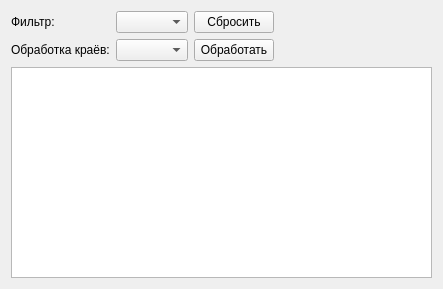
<?xml version="1.0" encoding="UTF-8"?>
<ui version="4.0">
 <class>MainWindow</class>
 <widget class="QMainWindow" name="MainWindow">
  <property name="geometry">
   <rect>
    <x>0</x>
    <y>0</y>
    <width>443</width>
    <height>289</height>
   </rect>
  </property>
  <property name="windowTitle">
   <string>MainWindow</string>
  </property>
  <widget class="QWidget" name="centralWidget">
   <layout class="QGridLayout" name="gridLayout">
    <item row="0" column="0">
     <widget class="QLabel" name="label">
      <property name="text">
       <string>Фильтр:</string>
      </property>
     </widget>
    </item>
    <item row="0" column="1">
     <widget class="QComboBox" name="imageFilterType"/>
    </item>
    <item row="0" column="3">
     <spacer name="horizontalSpacer">
      <property name="orientation">
       <enum>Qt::Horizontal</enum>
      </property>
      <property name="sizeHint" stdset="0">
       <size>
        <width>40</width>
        <height>20</height>
       </size>
      </property>
     </spacer>
    </item>
    <item row="1" column="0">
     <widget class="QLabel" name="label_2">
      <property name="text">
       <string>Обработка краёв:</string>
      </property>
     </widget>
    </item>
    <item row="1" column="1">
     <widget class="QComboBox" name="borderProcessType"/>
    </item>
    <item row="2" column="0" colspan="4">
     <widget class="QGraphicsView" name="graphicsView"/>
    </item>
    <item row="1" column="2">
     <widget class="QPushButton" name="processButton">
      <property name="text">
       <string>Обработать</string>
      </property>
     </widget>
    </item>
    <item row="0" column="2">
     <widget class="QPushButton" name="resetButton">
      <property name="text">
       <string>Сбросить</string>
      </property>
     </widget>
    </item>
   </layout>
  </widget>
 </widget>
 <layoutdefault spacing="6" margin="11"/>
 <resources/>
 <connections>
  <connection>
   <sender>processButton</sender>
   <signal>clicked()</signal>
   <receiver>MainWindow</receiver>
   <slot>changeImage()</slot>
   <hints>
    <hint type="sourcelabel">
     <x>216</x>
     <y>48</y>
    </hint>
    <hint type="destinationlabel">
     <x>327</x>
     <y>38</y>
    </hint>
   </hints>
  </connection>
  <connection>
   <sender>resetButton</sender>
   <signal>clicked()</signal>
   <receiver>MainWindow</receiver>
   <slot>resetImage()</slot>
   <hints>
    <hint type="sourcelabel">
     <x>230</x>
     <y>24</y>
    </hint>
    <hint type="destinationlabel">
     <x>307</x>
     <y>8</y>
    </hint>
   </hints>
  </connection>
 </connections>
 <slots>
  <slot>changeImage()</slot>
  <slot>resetImage()</slot>
 </slots>
</ui>
